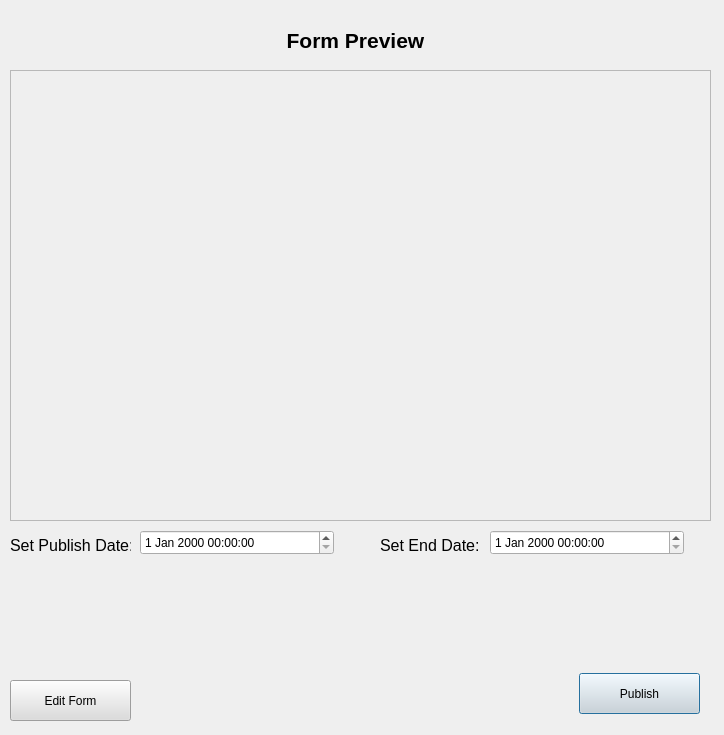
<?xml version="1.0" encoding="UTF-8"?>
<ui version="4.0">
 <class>Dialog</class>
 <widget class="QDialog" name="Dialog">
  <property name="geometry">
   <rect>
    <x>0</x>
    <y>0</y>
    <width>724</width>
    <height>735</height>
   </rect>
  </property>
  <property name="windowTitle">
   <string>Dialog</string>
  </property>
  <widget class="QLabel" name="label">
   <property name="geometry">
    <rect>
     <x>280</x>
     <y>10</y>
     <width>151</width>
     <height>61</height>
    </rect>
   </property>
   <property name="text">
    <string>&lt;html&gt;&lt;head/&gt;&lt;body&gt;&lt;p align=&quot;center&quot;&gt;&lt;span style=&quot; font-size:16pt; font-weight:700;&quot;&gt;Form Preview&lt;/span&gt;&lt;/p&gt;&lt;/body&gt;&lt;/html&gt;</string>
   </property>
  </widget>
  <widget class="QPushButton" name="publishFormButton">
   <property name="geometry">
    <rect>
     <x>579</x>
     <y>673</y>
     <width>121</width>
     <height>41</height>
    </rect>
   </property>
   <property name="styleSheet">
    <string notr="true">font: 11pt &quot;Segoe UI&quot;;
background-color: rgb(220, 220, 220);
color: rgb(0, 0, 0);</string>
   </property>
   <property name="text">
    <string>Publish</string>
   </property>
  </widget>
  <widget class="QLabel" name="label_2">
   <property name="geometry">
    <rect>
     <x>10</x>
     <y>530</y>
     <width>121</width>
     <height>31</height>
    </rect>
   </property>
   <property name="text">
    <string>&lt;html&gt;&lt;head/&gt;&lt;body&gt;&lt;p&gt;&lt;span style=&quot; font-size:12pt;&quot;&gt;Set Publish Date:&lt;/span&gt;&lt;/p&gt;&lt;/body&gt;&lt;/html&gt;</string>
   </property>
  </widget>
  <widget class="QLabel" name="label_3">
   <property name="geometry">
    <rect>
     <x>380</x>
     <y>530</y>
     <width>121</width>
     <height>31</height>
    </rect>
   </property>
   <property name="text">
    <string>&lt;html&gt;&lt;head/&gt;&lt;body&gt;&lt;p&gt;&lt;span style=&quot; font-size:12pt;&quot;&gt;Set End Date:&lt;/span&gt;&lt;/p&gt;&lt;/body&gt;&lt;/html&gt;</string>
   </property>
  </widget>
  <widget class="QDateTimeEdit" name="startDateTime">
   <property name="geometry">
    <rect>
     <x>140</x>
     <y>530</y>
     <width>194</width>
     <height>25</height>
    </rect>
   </property>
  </widget>
  <widget class="QDateTimeEdit" name="endDateTime">
   <property name="geometry">
    <rect>
     <x>490</x>
     <y>530</y>
     <width>194</width>
     <height>25</height>
    </rect>
   </property>
  </widget>
  <widget class="QPushButton" name="editFormButton">
   <property name="geometry">
    <rect>
     <x>10</x>
     <y>680</y>
     <width>121</width>
     <height>41</height>
    </rect>
   </property>
   <property name="styleSheet">
    <string notr="true">font: 11pt &quot;Segoe UI&quot;;
background-color: rgb(220, 220, 220);
color: rgb(0, 0, 0);</string>
   </property>
   <property name="text">
    <string>Edit Form</string>
   </property>
  </widget>
  <widget class="QScrollArea" name="formPreviewScroll">
   <property name="geometry">
    <rect>
     <x>10</x>
     <y>70</y>
     <width>701</width>
     <height>451</height>
    </rect>
   </property>
   <property name="widgetResizable">
    <bool>true</bool>
   </property>
   <widget class="QWidget" name="questionsContainer">
    <property name="geometry">
     <rect>
      <x>0</x>
      <y>0</y>
      <width>699</width>
      <height>449</height>
     </rect>
    </property>
   </widget>
  </widget>
 </widget>
 <resources/>
 <connections/>
</ui>
